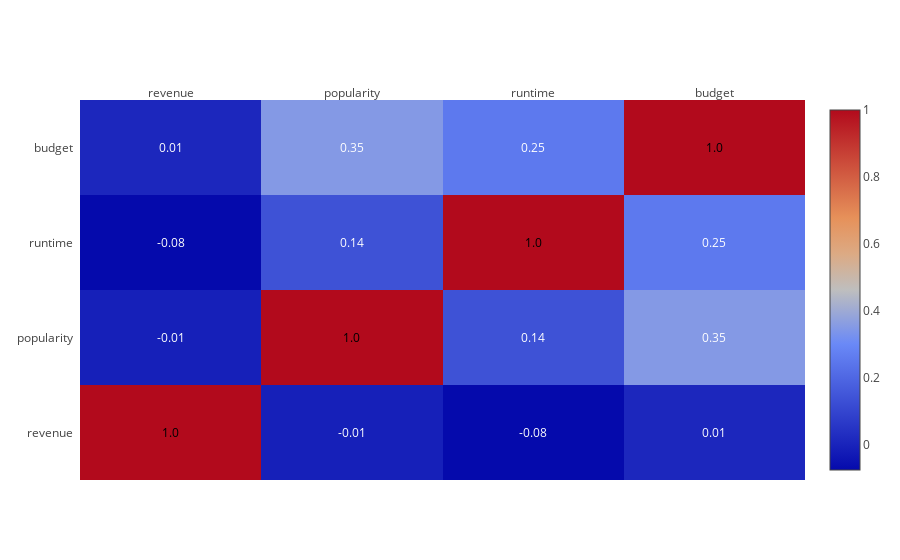

Notebook code cell kept with this figure:
### Code cell
corrs = df[["revenue","popularity","runtime","budget"]].corr()
figure = ff.create_annotated_heatmap(
    z=corrs.values,
    x=list(corrs.columns),
    y=list(corrs.index),
    annotation_text=corrs.round(2).values,
    showscale=True)

iplot(figure)

### Figure 1 — Plotly figure (JSON) as saved in the notebook; plotly's stock layout.template omitted (floating-point values rounded to 4 significant figures)
{"data": [{"colorscale": "RdBu", "reversescale": false, "showscale": true, "type": "heatmap", "uid": "8d064eb1-2988-48c8-8173-c98068466331", "x": ["revenue", "popularity", "runtime", "budget"], "y": ["revenue", "popularity", "runtime", "budget"], "z": [[1, -0.01248, -0.07689, 0.008947], [-0.01248, 1, 0.1356, 0.3502], [-0.07689, 0.1356, 1, 0.2528], [0.008947, 0.3502, 0.2528, 1]]}], "layout": {"annotations": [{"font": {"color": "#000000"}, "showarrow": false, "text": "1.0", "x": "revenue", "xref": "x", "y": "revenue", "yref": "y"}, {"font": {"color": "#FFFFFF"}, "showarrow": false, "text": "-0.01", "x": "popularity", "xref": "x", "y": "revenue", "yref": "y"}, {"font": {"color": "#FFFFFF"}, "showarrow": false, "text": "-0.08", "x": "runtime", "xref": "x", "y": "revenue", "yref": "y"}, {"font": {"color": "#FFFFFF"}, "showarrow": false, "text": "0.01", "x": "budget", "xref": "x", "y": "revenue", "yref": "y"}, {"font": {"color": "#FFFFFF"}, "showarrow": false, "text": "-0.01", "x": "revenue", "xref": "x", "y": "popularity", "yref": "y"}, {"font": {"color": "#000000"}, "showarrow": false, "text": "1.0", "x": "popularity", "xref": "x", "y": "popularity", "yref": "y"}, {"font": {"color": "#FFFFFF"}, "showarrow": false, "text": "0.14", "x": "runtime", "xref": "x", "y": "popularity", "yref": "y"}, {"font": {"color": "#FFFFFF"}, "showarrow": false, "text": "0.35", "x": "budget", "xref": "x", "y": "popularity", "yref": "y"}, {"font": {"color": "#FFFFFF"}, "showarrow": false, "text": "-0.08", "x": "revenue", "xref": "x", "y": "runtime", "yref": "y"}, {"font": {"color": "#FFFFFF"}, "showarrow": false, "text": "0.14", "x": "popularity", "xref": "x", "y": "runtime", "yref": "y"}, {"font": {"color": "#000000"}, "showarrow": false, "text": "1.0", "x": "runtime", "xref": "x", "y": "runtime", "yref": "y"}, {"font": {"color": "#FFFFFF"}, "showarrow": false, "text": "0.25", "x": "budget", "xref": "x", "y": "runtime", "yref": "y"}, {"font": {"color": "#FFFFFF"}, "showarrow": false, "text": "0.01", "x": "revenue", "xref": "x", "y": "budget", "yref": "y"}, {"font": {"color": "#FFFFFF"}, "showarrow": false, "text": "0.35", "x": "popularity", "xref": "x", "y": "budget", "yref": "y"}, {"font": {"color": "#FFFFFF"}, "showarrow": false, "text": "0.25", "x": "runtime", "xref": "x", "y": "budget", "yref": "y"}, {"font": {"color": "#000000"}, "showarrow": false, "text": "1.0", "x": "budget", "xref": "x", "y": "budget", "yref": "y"}], "xaxis": {"dtick": 1, "gridcolor": "rgb(0, 0, 0)", "side": "top", "ticks": ""}, "yaxis": {"dtick": 1, "ticks": "", "ticksuffix": "  "}}}
